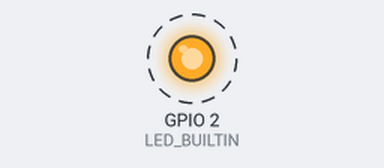
Bench run of a program on a simulated ESP8266 (NodeMCU). Parts: output pins drawn as LEDs (lit = HIGH, except the on-board LED, lit = LOW). Dashed ring = blinking. What the program prints to the serial monitor is not drawn.

Above: at 0.2 s.
Timing chart, 0 to 3.0 s (numbered marks = the images above):
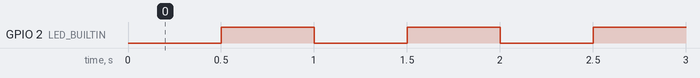

Measured:
- by itself, GPIO 2 (LED_BUILTIN): alternates HIGH for 0.50 s and LOW for 0.50 s

The program:

main.cpp
```cpp
#include <Arduino.h>

// Globals
#define LED_ON LOW
#define LED_OFF HIGH
#define LED_DELAY 500
#define SERIAL_SPEED 115200

// Function prototypes
void showLed(int pin, int delayPeriod, bool ledStatus);

// Setup
void setup()
{
  Serial.begin(SERIAL_SPEED);
  pinMode(LED_BUILTIN, OUTPUT);
  Serial.println("Start");
}

// Main loop
void loop()
{
  showLed(LED_BUILTIN, LED_DELAY, 1);
  showLed(LED_BUILTIN, LED_DELAY, 0);
}

// Functions
void showLed(int pin, int delayPeriod, bool ledStatus)
{
  Serial.println(ledStatus ? "Led is ON" : "Led is OFF");
  digitalWrite(pin, ledStatus ? LED_ON : LED_OFF);
  delay(delayPeriod);
}
```
